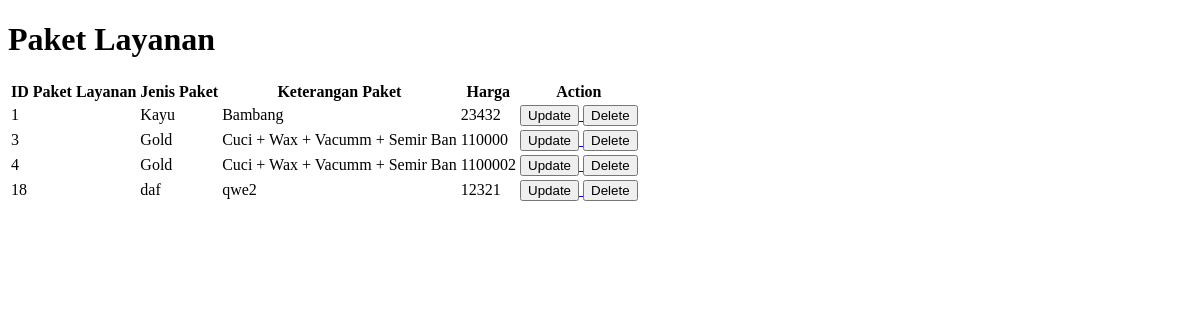
Before: /tampilpaket with the older database file.
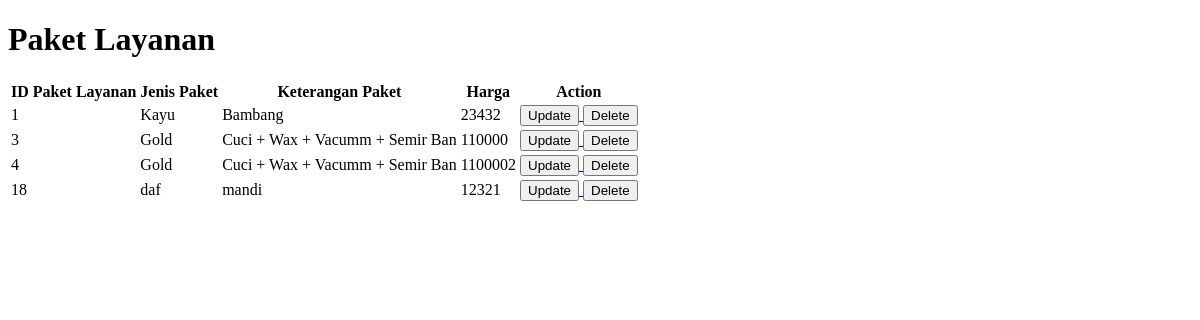
After: the same page with the newer database file.
### app/models.py (models this page shows, shortened)
class paketlayanan(models.Model):
    idpaketlayanan = models.AutoField(primary_key=True)
    jenispaket = models.CharField(max_length=10)
    keteranganpaket = models.CharField(max_length=50)
    harga = models.IntegerField()

### app/views.py (the view)
# urls.py: path('tampilpaket', views.indexpaket, name ='tampilpaket'),
def indexpaket(request):
    allpaketlayananobj = models.paketlayanan.objects.all()
    return render(request, 'tampilpaket.html', {
        'allpaketlayananobj' : allpaketlayananobj
    })

### app/templates/tampilpaket.html (shortened to what this page needs)
<!DOCTYPE html>
<html lang="en">
<head>
</head>
<body>
    <h1>Paket Layanan</h1>
 <table>
    <tr>
        <th>ID Paket Layanan</th>
        <th>Jenis Paket</th>
        <th>Keterangan Paket</th>
        <th>Harga</th>
        <th>Action</th>
    </tr>
    {%for item in allpaketlayananobj %}
    <tr>
        <td>{{ item.idpaketlayanan }}</td>
        <td>{{ item.jenispaket }}</td>
        <td>{{ item.keteranganpaket }}</td>
        <td>{{ item.harga }}</td>
        <td>
            <a href="{% url 'perbaruipaket' item.idpaketlayanan %}">
                <button>Update</button>
            </a>
            <a href="{% url 'hapuspaket' item.idpaketlayanan %}">
                <button>Delete</button>
            </a>
        </td>
    </tr>
    {% endfor %}
 </table>
</body>
</html>

Changed rows visible on the page:
changed paketlayanan "daf": keteranganpaket "qwe2" → "mandi"
